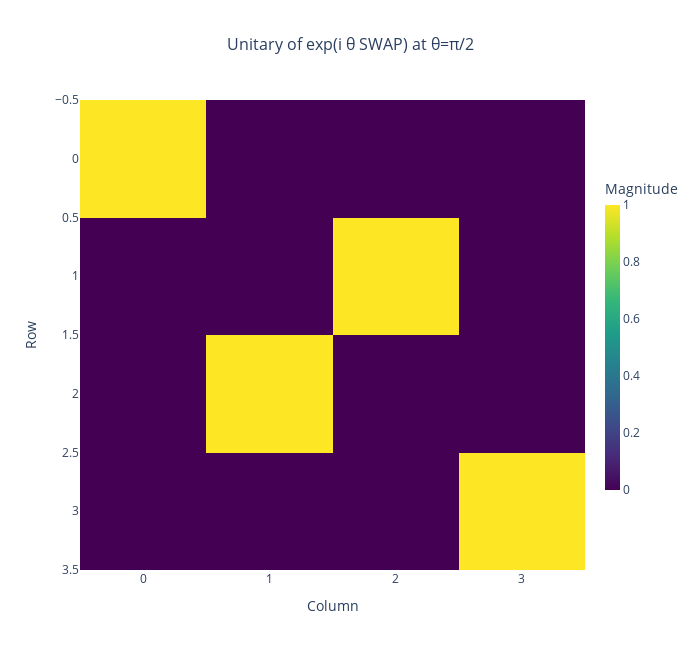

This figure's notebook cell:
### Markdown cell above
## Implementing $exp^{i \theta SWAP_{12}}$ using $\sqrt{iSWAP}$ and $R_z(\theta)$

### Code cell
def exp_i_theta_SWAP(theta, wires):
    a, b = wires
    qml.RZ(-np.pi/4, wires=a)
    qml.RZ(np.pi/4, wires=b)

    qml.adjoint(qml.SISWAP)(wires=[a, b])

    qml.RZ(theta, wires=a)
    qml.RZ(-theta, wires=b)

    qml.SISWAP(wires=[a, b])

    qml.RZ(np.pi/4, wires=a)
    qml.RZ(-np.pi/4, wires=b)

theta = np.pi/2
print("\n== 2-qubit e^{i θ SWAP} action at θ=π/2 ==")
print_action(lambda th: exp_i_theta_SWAP(th, wires=(0,1)), n=2, theta=theta)
# show circuit for e^{i θ SWAP} on wires (0,1)
show_circuit(lambda th: exp_i_theta_SWAP(th, wires=(0,1)), n=2, theta=np.pi/2, title="exp(i θ SWAP) on wires (0,1)")
plot_complex_matrix_interactive(unitary_of(lambda th: exp_i_theta_SWAP(th, wires=(0,1)), n=2, theta=theta), title="Unitary of exp(i θ SWAP) at θ=π/2")

### Figure 1 — Plotly figure (JSON) as saved in the notebook; plotly's stock layout.template omitted (floating-point values rounded to 4 significant figures)
{"data": [{"colorbar": {"len": 0.7, "thickness": 15, "title": {"text": "Magnitude"}}, "colorscale": [[0, "#440154"], [0.1111, "#482878"], [0.2222, "#3e4989"], [0.3333, "#31688e"], [0.4444, "#26828e"], [0.5556, "#1f9e89"], [0.6667, "#35b779"], [0.7778, "#6ece58"], [0.8889, "#b5de2b"], [1, "#fde725"]], "hovertemplate": "%{text}<extra></extra>", "showscale": true, "text": [["(0,0)<br>Value: 1.0000 + 0.0000i<br>Magnitude: 1.0000<br>Phase: 0.0000 rad (0.0°)", "(0,1)<br>Value: 0.0000 + 0.0000i<br>Magnitude: 0.0000<br>Phase: 0.0000 rad (0.0°)", "(0,2)<br>Value: 0.0000 + 0.0000i<br>Magnitude: 0.0000<br>Phase: 0.0000 rad (0.0°)", "(0,3)<br>Value: 0.0000 + 0.0000i<br>Magnitude: 0.0000<br>Phase: 0.0000 rad (0.0°)"], ["(1,0)<br>Value: 0.0000 + 0.0000i<br>Magnitude: 0.0000<br>Phase: 0.0000 rad (0.0°)", "(1,1)<br>Value: 0.0000 + -0.0000i<br>Magnitude: 0.0000<br>Phase: -0.0000 rad (-0.0°)", "(1,2)<br>Value: 0.0000 + 1.0000i<br>Magnitude: 1.0000<br>Phase: 1.5708 rad (90.0°)", "(1,3)<br>Value: 0.0000 + 0.0000i<br>Magnitude: 0.0000<br>Phase: 0.0000 rad (0.0°)"], ["(2,0)<br>Value: 0.0000 + 0.0000i<br>Magnitude: 0.0000<br>Phase: 0.0000 rad (0.0°)", "(2,1)<br>Value: -0.0000 + 1.0000i<br>Magnitude: 1.0000<br>Phase: 1.5708 rad (90.0°)", "(2,2)<br>Value: 0.0000 + 0.0000i<br>Magnitude: 0.0000<br>Phase: 0.0000 rad (0.0°)", "(2,3)<br>Value: 0.0000 + 0.0000i<br>Magnitude: 0.0000<br>Phase: 0.0000 rad (0.0°)"], ["(3,0)<br>Value: 0.0000 + 0.0000i<br>Magnitude: 0.0000<br>Phase: 0.0000 rad (0.0°)", "(3,1)<br>Value: 0.0000 + 0.0000i<br>Magnitude: 0.0000<br>Phase: 0.0000 rad (0.0°)", "(3,2)<br>Value: 0.0000 + 0.0000i<br>Magnitude: 0.0000<br>Phase: 0.0000 rad (0.0°)", "(3,3)<br>Value: 1.0000 + -0.0000i<br>Magnitude: 1.0000<br>Phase: -0.0000 rad (-0.0°)"]], "type": "heatmap", "z": [[1.0, 0.0, 0.0, 0.0], [0.0, 1.57e-16, 1.0, 0.0], [0.0, 1.0, 1.57e-16, 0.0], [0.0, 0.0, 0.0, 1.0]]}], "layout": {"height": 650, "plot_bgcolor": "white", "title": {"font": {"size": 16}, "text": "Unitary of exp(i θ SWAP) at θ=π/2", "x": 0.5, "xanchor": "center"}, "width": 700, "xaxis": {"side": "bottom", "title": {"text": "Column"}}, "yaxis": {"autorange": "reversed", "title": {"text": "Row"}}}}
